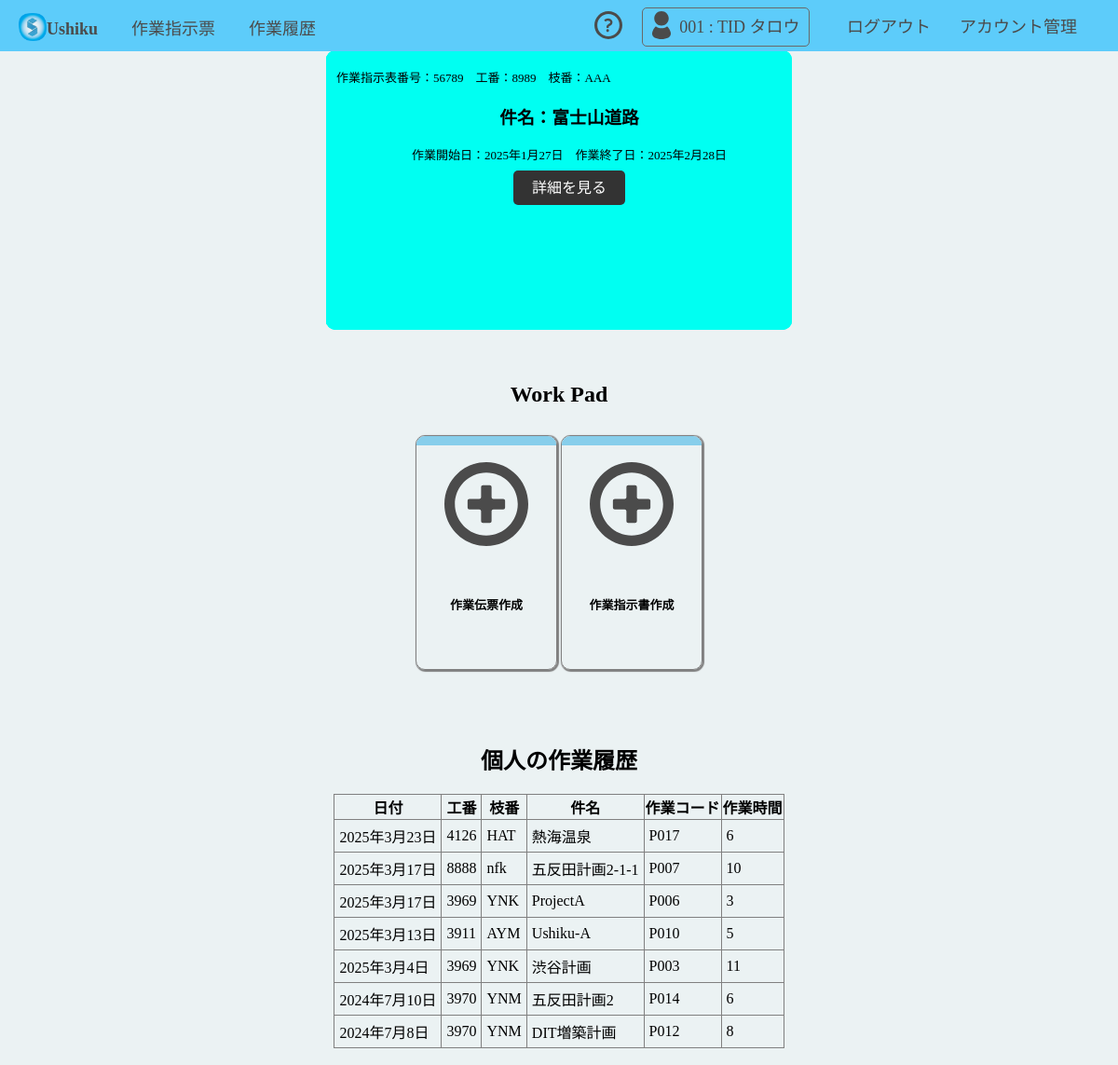
The app's page / (signed in) with its own data.
### sagyoshiji/models.py (models this page shows, shortened)
class WorkOrder(models.Model):
    work_order_number = models.PositiveIntegerField("作業指示票番号", unique=True)  # 7桁の整数
    release_date = models.DateField("発行日", default="2021/01/01")
    work_number = models.CharField("工番", max_length=4)  # 英数字4文字
    work_trenum = models.CharField('枝番', max_length=3, default=0) # 英数字３文字
    subject = models.CharField("件名", max_length=20)  # 漢字20文字
    process_pattern = models.CharField("製造工程パタン", max_length=10)  # 英数字10文字
    manager = models.CharField("製造管理担当者", max_length=16)  # 漢字16文字
    work_group = models.CharField('製作グループ', max_length=10, default=0) # 漢字10文字
    work_hours = models.DecimalField("作業工数時間", max_digits=4, decimal_places=1)  # 小数点以下1桁
    next_process = models.CharField("次工程", max_length=20)  # 漢字20文字
    start_date = models.DateField("作業開始日", default="2021/01/01")
    end_date = models.DateField("終了予定日", default="2021/01/10")
    work_type = models.CharField('作業種別', max_length=2, default=0)
    work_range = models.CharField('作業範囲', max_length=200, default="例) P1~P27の エ1~エ3 製造票のコピー")
    planed_value = models.DecimalField('計画数', max_digits=3, decimal_places=0, default=0)
    syounin_check = models.CharField('承認', max_length=30, default="")
    publish_check = models.CharField('作成', max_length=30, default="")
    workset_check = models.CharField('工数設定', max_length=30, default="")
    buy_check = models.CharField('購買確認', max_length=30, default="")
    recive_check = models.CharField('受け取り確認', max_length=30, default="")
    class Meta:
        verbose_name = "作業指示票"
        verbose_name_plural = "作業指示票"

### sagyodenpyo/models.py (models this page shows, shortened)
class WorkLog(models.Model):
    WORK_CODE_CHOICES = [
        ('001', 'P001'),
        ('002', 'P002'),
        ('003', 'P003'),
        ('004', 'P004'),
        ('005', 'P005'),
        ('006', 'P006'),
        ('007', 'P007'),
        ('008', 'P008'),
        ('009', 'P009'),
        ('010', 'P010'),
        ('011', 'P011'),
        ('012', 'P012'),
        ('013', 'P013'),
        ('014', 'P014'),
        ('015', 'P015'),
        ('016', 'P016'),
        ('017', 'P017'),
        ('018', 'P018'),
        ('019', 'P019'),
        ('402', 'P402'),
        ('602', 'P602'),
        ('701', 'P701'),
        ('903', 'P903'),
        ('908', 'P908'),
        ('909', 'P909'),
        ('999', 'P999'),
    ]
    employee = models.ForeignKey(Employee, on_delete=models.CASCADE, related_name="work_logs")
    work_number = models.CharField("工番", max_length=4)
    work_trenum = models.CharField("枝番", max_length=3, default=000)
    subject = models.CharField("件名", max_length=20)
    work_code = models.CharField("作業コード", max_length=3, choices=WORK_CODE_CHOICES)
    work_hours = models.DecimalField("時間", max_digits=4, decimal_places=0, default=0)
    work_minute = models.DecimalField("分", max_digits=2, decimal_places=0, default=0)
    date = models.DateField("作業日", auto_now_add=False)

### home/views.py (the view)
# urls.py: path('', views.home, name='index'),
@login_required
def home(request):
    try:
        employee = request.user.employee
    except employee.DoesNotExist:
        return HttpResponseForbidden('このユーザーには対応する従業員情報がありません。管理者に問い合わせてください。')
    work_logs = WorkLog.objects.filter(employee=employee).order_by('-date')
    work_progress = WorkOrderProgress.objects.all()
    sum_work_progress = sum(work_progress.values_list('achievement', flat=True))
    work_orders = WorkOrder.objects.all()
    work_order_count = work_orders.count()
    return render(request, 'home/dashboard.html', {'work_logs': work_logs, 'work_orders': work_orders, 'sum_work_progress': sum_work_progress, 'work_order_count':work_order_count })

### home/templates/home/dashboard.html (shortened to what this page needs)
{% extends 'base.html' %}
{% load static %}
{% block content %}
<div align="center">
{% if not work_orders %}
<div style="width:70%; padding:5px 10px; background:rgb(188, 216, 255); padding-bottom:20px; border-radius: 10px;">
    <h2>まだ作業指示表が存在しません。　作成してください。</h2>
    <a href="{% url 'sagyoshiji:register_work_order' %}">ここから作成</a>
</div>
{% else %}
    <div class="s_container">
        {% for order in work_orders %}
            <div class="card act_card">
                <p align="left" style="font-size: small;">作業指示表番号：{{ order.work_order_number }}　工番：{{ order.work_number }}　枝番：{{ order.work_trenum }}</p>
                <h3>件名：{{ order.subject }}</h3>
                <p style="font-size: small;">作業開始日：{{ order.start_date }}　作業終了日：{{ order.end_date }}</p>
                <a href="{% url 'sagyoshiji:work_order_detail' order.pk %}" class="sub_bt">詳細を見る</a>
                <br><br>
            </div>
        {% endfor %}
    </div><br>
{% endif %}
<br>
<h2>Work Pad</h2>
<div class="wpad_b">
    <a href="{% url 'sagyodenpyo:log_work' %}" style="color:black;">
    <div class="wpad">
    <div class="wpad_ma"></div><br>
    <div align=center><img src="{% static 'svgs/add.svg' %}" class="wpad_m" alt=""></div><br><br>
    <div align=center><p class="wpad_fo">作業伝票作成</p></div><br>
    </div></a>
    {% if request.user.is_superuser %}
    <a href="{% url 'sagyoshiji:register_work_order' %}" style="color:black;">
        <div class="wpad">
        <div class="wpad_ma"></div><br>
        <div align=center><img src="{% static 'svgs/add.svg' %}" class="wpad_m" alt="指示票作成"></div><br><br>
        <div align=center><p class="wpad_fo">作業指示書作成</p></div><br>
        </div></a>
    {% endif %}
</div></div>
<h2 align="center">個人の作業履歴</h2>
{% if not work_logs %}
<div style="width:70%; padding:5px 10px; background:rgb(188, 255, 235); padding-bottom:20px; border-radius: 10px;">
    <h2>まだ作業履歴が存在しません。</h2>
</div>
{% else %}
<table style="margin: 0 auto; border-collapse: collapse;"border="1">
    <thead>
        <tr>
            <th>日付</th>
            <th>工番</th>
            <th>枝番</th>
            <th>件名</th>
            <th>作業コード</th>
            <th>作業時間</th>
        </tr>
    </thead>
    <tbody>
        {% for log in work_logs %}
        <tr>
            <td>{{ log.date }}</td>
            <td>{{ log.work_number }}</td>
            <td>{{ log.work_trenum }}</td>
            <td>{{ log.subject }}</td>
            <td>{{ log.get_work_code_display }}</td>
            <td>{{ log.work_hours }}</td>
        </tr>
        {% endfor %}
    </tbody>
</table>
{% endif %}
</div></div>
<br>
{% endblock %}

### templates/base.html (shortened to what this page needs)
{% load static %}
<!DOCTYPE html>
<html lang="ja">
<head>
    <link rel="stylesheet" href="{% static 'css/style.css' %}">
</head>
<body>
    <header class="printnot">
        <div class="hsu printnot">
        <a href="/" class="hm"><img src="{% static 'ico/shirayama_app_mm.png' %}" class="h_icon" alt="HOME"><b>Ushiku</b></a>
        <a href="{% url 'sagyoshiji:work_order_list' %}"class="hm">作業指示票</a>
        <a href="{% url 'sagyodenpyo:work_logs' %}" class="hm">作業履歴</a>
        </div>
        <div class="hsu printnot">
            <a href="{% url 'docs:app_docs' %}" class="hm"><img src="{% static 'svgs/question.svg' %}" class="h_icon" alt="ヘルプ"></a>
        {% if user.is_authenticated %}
        <span style="color:rgb(75, 75, 75); font-size: large; border: 1px solid dimgray; border-radius: 5px; padding:10px 5px;"><img src="{% static 'svgs/user.svg' %}" class="h_icon"> {{ user.id|stringformat:"03d" }} : {{ user.first_name }} {{ user.last_name }} </span>
        <form action="{% url 'logout' %}" method="post" style="display:inline;">
            <button type="submit" onclick="return confirm('ログアウトしてもよろしいですか？');">ログアウト</button>
        </form>
    {% else %}
        <a href="{% url 'login' %}" class="hm">ログイン</a>
        <script>
            location.href = "{% url 'login' %}";
        </script>
    {% endif %}
    {% if request.user.is_superuser %}
    <a href="{% url 'admin:index' %}" class="hm" onclick="return alert('管理画面に移動します。');">アカウント管理</a>
    {% endif %}
    </div>
    </header>
    <br><br><br>
    <main>
        <div align="center">
        {% block content %}
        {% endblock %}
    </main>
</body>
</html>

### static/css/style.css (style rules this page uses)
body { margin:0; background-color: #ebf2f3; }
header { width:auto; background:#5dccfa; padding:5px; padding-bottom: 10px; font-size: x-large; display:flex; justify-content: space-between; align-items: center; position: fixed; top:0; left:0; right:0; z-index: 1000; }
header button { border:none; font-size: large; background:none; border-radius: 5px; padding:5px 10px; color: rgb(75, 75, 75); justify-content: space-between; }
header .hm { border:none; font-size: large; text-decoration: none; background:none; border-radius: 5px; padding:10px 15px; color: rgb(75, 75, 75); justify-content: space-between; }
header .hsu { padding: 0px; }
table { border-collapse: collapse; }
table td { padding:5px; }
.sub_bt { padding: 10px 20px; background-color: #333; color: #fff; border: none; text-decoration: none; border-radius: 5px; cursor: pointer; }
.h_icon { width: 30px; height: 30px; position:relative; top: 7px; }
.wpad_b { width:auto; margin:0; height:300px; padding:10px 10px; overflow:auto; }
.wpad { display:inline-block; width:150px; height:250px; padding:0px ; cursor: pointer; overflow:hidden; border-top:10px solid #5dccfa; text-align:center; border-radius:10px; border:1px solid gray; box-shadow:1px 1px 1px 1px gray; }
.wpad_m { width:90px; height:90px; }
.wpad_ma { width:200px; background:skyblue; height:10px; }
.wpad_fo { font-size:small; font-weight:bold; }

### home/templates/home/dashboard.html (style rules this page uses)
.s_container { width:500px; height:300px; position:relative; overflow: hidden; border-radius: 10px; }
.card { width:100%; height:100%; padding:5px 10px; padding-bottom: 10px; position: absolute; top:0; left:100%; background:rgb(0, 255, 242); border:1px solid rgb(0, 255, 242); align-items: center; justify-content: center; transition: left 0.5s ease-in-out; }
.act_card { left:0; }

### records on screen
WorkOrder: work_order_number "56789", work_number "8989", work_trenum "AAA", subject "富士山道路", start_date "2025年1月27日", end_date "2025年2月28日"
WorkLog: date "2025年3月23日", work_number "4126", work_trenum "HAT", subject "熱海温泉", work_code "P017", work_hours "6"
WorkLog: date "2025年3月17日", work_number "8888", work_trenum "nfk", subject "五反田計画2-1-1", work_code "P007", work_hours "10"
WorkLog: date "2025年3月17日", work_number "3969", work_trenum "YNK", subject "ProjectA", work_code "P006", work_hours "3"
WorkLog: date "2025年3月13日", work_number "3911", work_trenum "AYM", subject "Ushiku-A", work_code "P010", work_hours "5"
WorkLog: date "2025年3月4日", work_number "3969", work_trenum "YNK", subject "渋谷計画", work_code "P003", work_hours "11"
WorkLog: date "2024年7月10日", work_number "3970", work_trenum "YNM", subject "五反田計画2", work_code "P014", work_hours "6"
WorkLog: date "2024年7月8日", work_number "3970", work_trenum "YNM", subject "DIT増築計画", work_code "P012", work_hours "8"

### other values on screen
{{ user.id|stringformat:"03d" }} "001"
{{ user.first_name }} "TID"
{{ user.last_name }} "タロウ"
